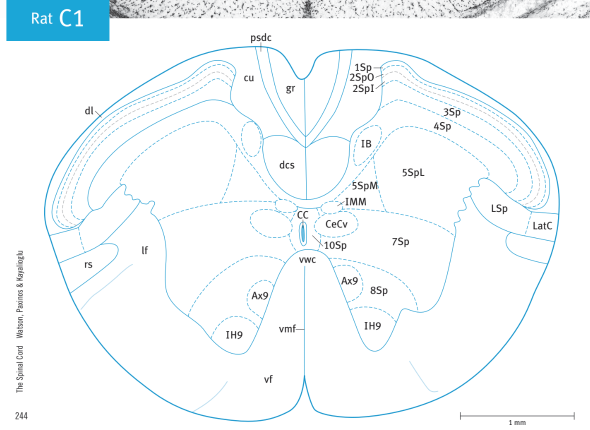
%> input picture digital_watson_paxinos_atlas/C1.png, 1179 x 860 px (shown at 1/2 size)
$ octave scatlas_create_mirror_image.m   (GNU Octave 9; MATLAB toolbox functions it lacks are replaced by stand-ins)
%> lines starting %> are read from the running program, lines starting %| are printed output that depends on the picture
### dependencies/make_nii.m
%  Make NIfTI structure specified by an N-D matrix. Usually, N is 3 for
%  3D matrix [x y z], or 4 for 4D matrix with time series [x y z t].
%  Optional parameters can also be included, such as: voxel_size,
%  origin, datatype, and description.
%
%  Once the NIfTI structure is made, it can be saved into NIfTI file
%  using "save_nii" command (for more detail, type: help save_nii).
%
%  Usage: nii = make_nii(img, [voxel_size], [origin], [datatype], [description])
%
%  Where:
%
%	img:		Usually, img is a 3D matrix [x y z], or a 4D
%			matrix with time series [x y z t]. However,
%			NIfTI allows a maximum of 7D matrix. When the
%			image is in RGB format, make sure that the size
%			of 4th dimension is always 3 (i.e. [R G B]). In
%			that case, make sure that you must specify RGB
%			datatype, which is either 128 or 511.
%
%	voxel_size (optional):	Voxel size in millimeter for each
%				dimension. Default is [1 1 1].
%
%	origin (optional):	The AC origin. Default is [0 0 0].
%
%	datatype (optional):	Storage data type:
%		2 - uint8,  4 - int16,  8 - int32,  16 - float32,
%		32 - complex64,  64 - float64,  128 - RGB24,
%		256 - int8,  511 - RGB96,  512 - uint16,
%		768 - uint32,  1792 - complex128
%			Default will use the data type of 'img' matrix
%			For RGB image, you must specify it to either 128
%			or 511.
%
%	description (optional):	Description of data. Default is ''.
%
%  e.g.:
%     origin = [33 44 13]; datatype = 64;
%     nii = make_nii(img, [], origin, datatype);    % default voxel_size
%
%  NIFTI data format can be found on: http://nifti.nimh.nih.gov
%
%  - Jimmy Shen (jimmy@rotman-baycrest.on.ca)
%
function nii = make_nii(varargin)

   nii.img = varargin{1};
   dims = size(nii.img);
   dims = [length(dims) dims ones(1,8)];
   dims = dims(1:8);

   voxel_size = [0 ones(1,7)];
   origin = zeros(1,5);
   descrip = '';

   switch class(nii.img)
      case 'uint8'
         datatype = 2;
      case 'int16'
         datatype = 4;
      case 'int32'
         datatype = 8;
      case 'single'
         if isreal(nii.img)
            datatype = 16;
         else
            datatype = 32;
         end
      case 'double'
         if isreal(nii.img)
            datatype = 64;
         else
            datatype = 1792;
         end
      case 'int8'
         datatype = 256;
      case 'uint16'
         datatype = 512;
      case 'uint32'
         datatype = 768;
      otherwise
         error('Datatype is not supported by make_nii.');
   end

   if nargin > 1 & ~isempty(varargin{2})
      voxel_size(2:4) = double(varargin{2});
   end

   if nargin > 2 & ~isempty(varargin{3})
      origin(1:3) = double(varargin{3});
   end

   if nargin > 3 & ~isempty(varargin{4})
      datatype = double(varargin{4});

      if datatype == 128 | datatype == 511
         dims(5) = [];
         dims(1) = dims(1) - 1;
         dims = [dims 1];
      end
   end

   if nargin > 4 & ~isempty(varargin{5})
      descrip = varargin{5};
   end

   if ndims(nii.img) > 7
      error('NIfTI only allows a maximum of 7 Dimension matrix.');
   end

   maxval = round(double(max(nii.img(:))));
   minval = round(double(min(nii.img(:))));

   nii.hdr = make_header(dims, voxel_size, origin, datatype, ...
	descrip, maxval, minval);

   switch nii.hdr.dime.datatype
   case 2
      nii.img = uint8(nii.img);
   case 4
      nii.img = int16(nii.img);
   case 8
      nii.img = int32(nii.img);
   case 16
      nii.img = single(nii.img);
   case 32
      nii.img = single(nii.img);
   case 64
      nii.img = double(nii.img);
   case 128
      nii.img = uint8(nii.img);
   case 256
      nii.img = int8(nii.img);
   case 511
      img = double(nii.img(:));
      img = single((img - min(img))/(max(img) - min(img)));
      nii.img = reshape(img, size(nii.img));
      nii.hdr.dime.glmax = double(max(img));
      nii.hdr.dime.glmin = double(min(img));
   case 512
      nii.img = uint16(nii.img);
   case 768
      nii.img = uint32(nii.img);
   case 1792
      nii.img = double(nii.img);
   otherwise
      error('Datatype is not supported by make_nii.');
   end

   return;					% make_nii


%---------------------------------------------------------------------
function hdr = make_header(dims, voxel_size, origin, datatype, ...
	descrip, maxval, minval)

   hdr.hk   = header_key;
   hdr.dime = image_dimension(dims, voxel_size, datatype, maxval, minval);
   hdr.hist = data_history(origin, descrip);

   return;					% make_header


%---------------------------------------------------------------------
function hk = header_key

    hk.sizeof_hdr       = 348;			% must be 348!
    hk.data_type        = '';
    hk.db_name          = '';
    hk.extents          = 0;
    hk.session_error    = 0;
    hk.regular          = 'r';
    hk.dim_info         = 0;

    return;					% header_key


%---------------------------------------------------------------------
function dime = image_dimension(dims, voxel_size, datatype, maxval, minval)

   dime.dim = dims;
   dime.intent_p1 = 0;
   dime.intent_p2 = 0;
   dime.intent_p3 = 0;
   dime.intent_code = 0;
   dime.datatype = datatype;

   switch dime.datatype
   case 2,
      dime.bitpix = 8;  precision = 'uint8';
   case 4,
      dime.bitpix = 16; precision = 'int16';
   case 8,
      dime.bitpix = 32; precision = 'int32';
   case 16,
      dime.bitpix = 32; precision = 'float32';
   case 32,
      dime.bitpix = 64; precision = 'float32';
   case 64,
      dime.bitpix = 64; precision = 'float64';
   case 128
      dime.bitpix = 24;  precision = 'uint8';
   case 256
      dime.bitpix = 8;  precision = 'int8';
   case 511
      dime.bitpix = 96;  precision = 'float32';
   case 512
      dime.bitpix = 16; precision = 'uint16';
   case 768
      dime.bitpix = 32; precision = 'uint32';
   case 1792,
      dime.bitpix = 128; precision = 'float64';
   otherwise
      error('Datatype is not supported by make_nii.');
   end

   dime.slice_start = 0;
   dime.pixdim = voxel_size;
   dime.vox_offset = 0;
   dime.scl_slope = 0;
   dime.scl_inter = 0;
   dime.slice_end = 0;
   dime.slice_code = 0;
   dime.xyzt_units = 0;
   dime.cal_max = 0;
   dime.cal_min = 0;
   dime.slice_duration = 0;
   dime.toffset = 0;
   dime.glmax = maxval;
   dime.glmin = minval;

   return;					% image_dimension


%---------------------------------------------------------------------
function hist = data_history(origin, descrip)

   hist.descrip = descrip;
   hist.aux_file = 'none';
   hist.qform_code = 0;
   hist.sform_code = 0;
   hist.quatern_b = 0;
   hist.quatern_c = 0;
   hist.quatern_d = 0;
   hist.qoffset_x = 0;
   hist.qoffset_y = 0;
   hist.qoffset_z = 0;
   hist.srow_x = zeros(1,4);
   hist.srow_y = zeros(1,4);
   hist.srow_z = zeros(1,4);
   hist.intent_name = '';
   hist.magic = '';
   hist.originator = origin;

   return;					% data_history

### dependencies/save_nii_v2.m
%  Save NIFTI dataset. Support both *.nii and *.hdr/*.img file extension.
%  If file extension is not provided, *.hdr/*.img will be used as default.
%
%  Usage: save_nii(nii, filename, [old_nii_fname, datatype])
%
%  nii.hdr - struct with NIFTI header fields (from load_nii.m or make_nii.m)
%
%  nii.img - 3D (or 4D) matrix of NIFTI data.
%
%  filename - NIFTI file name.
%
%  old_RGB    - an optional boolean variable to handle special RGB data
%       sequence [R1 R2 ... G1 G2 ... B1 B2 ...] that is used only by
%       AnalyzeDirect (Analyze Software). Since both NIfTI and Analyze
%       file format use RGB triple [R1 G1 B1 R2 G2 B2 ...] sequentially
%       for each voxel, this variable is set to FALSE by default. If you
%       would like the saved image only to be opened by AnalyzeDirect
%       Software, set old_RGB to TRUE (or 1). It will be set to 0, if it
%       is default or empty.
%
%  Tip: to change the data type, set nii.hdr.dime.datatype,
%	and nii.hdr.dime.bitpix to:
%
%     0 None                     (Unknown bit per voxel) % DT_NONE, DT_UNKNOWN
%     1 Binary                         (ubit1, bitpix=1) % DT_BINARY
%     2 Unsigned char         (uchar or uint8, bitpix=8) % DT_UINT8, NIFTI_TYPE_UINT8
%     4 Signed short                  (int16, bitpix=16) % DT_INT16, NIFTI_TYPE_INT16
%     8 Signed integer                (int32, bitpix=32) % DT_INT32, NIFTI_TYPE_INT32
%    16 Floating point    (single or float32, bitpix=32) % DT_FLOAT32, NIFTI_TYPE_FLOAT32
%    32 Complex, 2 float32      (Use float32, bitpix=64) % DT_COMPLEX64, NIFTI_TYPE_COMPLEX64
%    64 Double precision  (double or float64, bitpix=64) % DT_FLOAT64, NIFTI_TYPE_FLOAT64
%   128 uint RGB                  (Use uint8, bitpix=24) % DT_RGB24, NIFTI_TYPE_RGB24
%   256 Signed char            (schar or int8, bitpix=8) % DT_INT8, NIFTI_TYPE_INT8
%   511 Single RGB              (Use float32, bitpix=96) % DT_RGB96, NIFTI_TYPE_RGB96
%   512 Unsigned short               (uint16, bitpix=16) % DT_UNINT16, NIFTI_TYPE_UNINT16
%   768 Unsigned integer             (uint32, bitpix=32) % DT_UNINT32, NIFTI_TYPE_UNINT32
%  1024 Signed long long              (int64, bitpix=64) % DT_INT64, NIFTI_TYPE_INT64
%  1280 Unsigned long long           (uint64, bitpix=64) % DT_UINT64, NIFTI_TYPE_UINT64
%  1536 Long double, float128  (Unsupported, bitpix=128) % DT_FLOAT128, NIFTI_TYPE_FLOAT128
%  1792 Complex128, 2 float64  (Use float64, bitpix=128) % DT_COMPLEX128, NIFTI_TYPE_COMPLEX128
%  2048 Complex256, 2 float128 (Unsupported, bitpix=256) % DT_COMPLEX128, NIFTI_TYPE_COMPLEX128
%
%  Part of this file is copied and modified from:
%  http://www.mathworks.com/matlabcentral/fileexchange/1878-mri-analyze-tools
%
%  NIFTI data format can be found on: http://nifti.nimh.nih.gov
%
%  - Jimmy Shen (jimmy@rotman-baycrest.on.ca)
%  - "old_RGB" related codes in "save_nii.m" are added by Mike Harms (2006.06.28)
%
function save_nii_v2(nii, fileprefix, old_nii_fname,datatype)
if ~isstruct(nii)
    if exist('old_nii_fname','var')
        img = nii;
        nii = load_nii(old_nii_fname,[],[],[],[],[],1);
        for it=1:size(img,4)
            tmp(:,:,:,it) = unxform_nii(nii, img(:,:,:,it));
        end
        if size(unxform_nii(nii, nii.img(:,:,:,1))) ~= size(unxform_nii(nii, img(:,:,:,1))), error('old_nii_fname doesn''t have the same dimension as your new data'); end
        nii.original.img =tmp;
        nii.original.hdr.dime.dim(5)=size(img,4);
        nii = nii.original;
        nii.hdr.dime.vox_offset=0;
        nii.hdr.dime.scl_inter=0;
        nii.hdr.dime.scl_slope=0;
    else
        error('error:usage','Usage: save_nii_v2(Matrix, filename, old_nii_fname)\n old_nii_fname is missing: You need to specify a nifti filename from which the header will be copied.')
    end
end

if exist('datatype','var')
    bittable=  [0 0; % DT_NONE, DT_UNKNOWN
        1 1; % DT_BINARY
        2 8; % DT_UINT8, NIFTI_TYPE_UINT8
        4 16; % DT_INT16, NIFTI_TYPE_INT16
        8 32; % DT_INT32, NIFTI_TYPE_INT32
        16 32; % DT_FLOAT32, NIFTI_TYPE_FLOAT32
        32 64; % DT_COMPLEX64, NIFTI_TYPE_COMPLEX64
        64 64; % DT_FLOAT64, NIFTI_TYPE_FLOAT64
        128 24; % DT_RGB24, NIFTI_TYPE_RGB24
        256 8; % DT_INT8, NIFTI_TYPE_INT8
        511 96; % DT_RGB96, NIFTI_TYPE_RGB96
        512 16; % DT_UNINT16, NIFTI_TYPE_UNINT16
        768 32; % DT_UNINT32, NIFTI_TYPE_UNINT32
        1024 64; % DT_INT64, NIFTI_TYPE_INT64
        1280 64; % DT_UINT64, NIFTI_TYPE_UINT64
        1536 128; % DT_FLOAT128, NIFTI_TYPE_FLOAT128
        1792 128; % DT_COMPLEX128, NIFTI_TYPE_COMPLEX128
        2048 256];
    nii.hdr.dime.datatype=datatype;
    nii.hdr.dime.bitpix=bittable(bittable(:,1)==datatype,2);
end

[path, name, ext1]=fileparts(fileprefix);
if isempty(ext1), fileprefix = [fileprefix '.nii']; end

save_nii(nii,fileprefix)

### scatlas_create_mirror_image.m
%--------------------------------------------------------------------------
% Symmetrization of digital atlas.
%
% - Loop across each png file, which represents the axial view of the
%   Paxinos atlas.
% - Manually delineate the cord and the GM contours, as well as each tract
%   both on the left and right.
% - Symmetrize the generated masks.
%
% Inputs:
%           original atlas: <LEVEL>.png
%
% Outputs:
%           atlas WM mask: C1_WM_reg_reg.nii.gz
%           tracts atlas mask: C1_reg_reg_tracts.nii.gz
%
%--------------------------------------------------------------------------

%% MAKE ATLAS WM MASK

% create empty reference space
clear all
ref=zeros(1300,900);
resfinal = 0.05;
save_nii(make_nii(ref,[resfinal resfinal 1]),'ref_template.nii.gz');
%> (this line was passed over: save_nii is not available in this run)

% Load atlas image and save as nii

level_name='C1';

img_atlas=imread([level_name,'.png']);
%> img_atlas is the input picture: size 860x1179x3 uint8; mean R, G, B 244.2, 248.8, 250.7
img_atlas=rgb2gray(img_atlas);
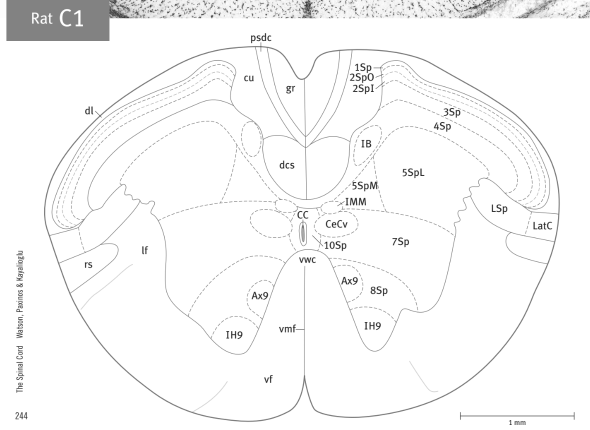
%> img_atlas: size 860x1179 uint8 (shown at 1/2 size); min 32, max 255, mean 247.6
img_atlas=imresize(flip(img_atlas',2),[1300,900]);
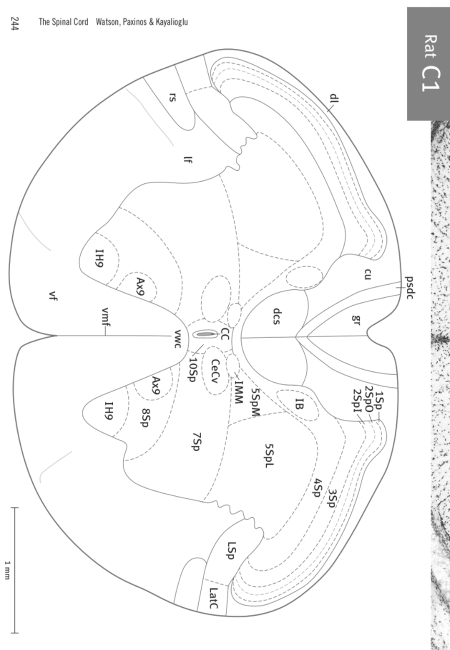
%> img_atlas: size 1300x900 uint8 (shown at 1/2 size); min 19, max 255, mean 247.6

save_nii_v2(img_atlas,[level_name,'.nii.gz'],'ref_template.nii.gz',16);
%> the run ends on the next line

$ run again, with digital_watson_paxinos_atlas/C2.png copied over digital_watson_paxinos_atlas/C1.png
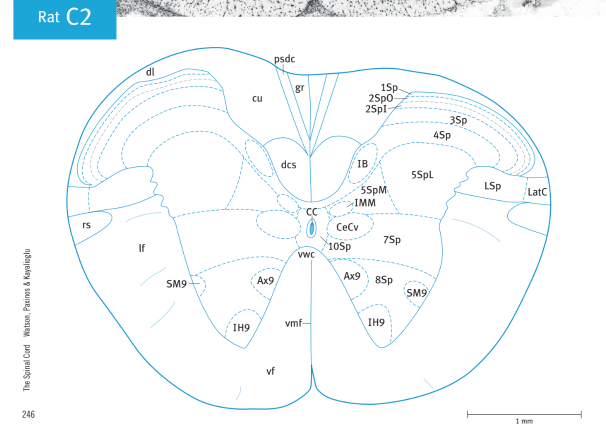
%> input picture digital_watson_paxinos_atlas/C2.png, 1212 x 862 px (shown at 1/2 size)
%> img_atlas is the input picture: size 862x1212x3 uint8; mean R, G, B 245.1, 249.2, 250.9
%> `img_atlas=rgb2gray(img_atlas);`:
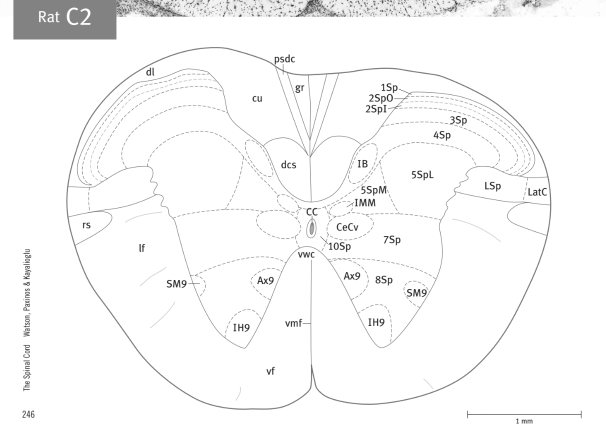
%> img_atlas: size 862x1212 uint8 (shown at 1/2 size); min 31, max 255, mean 248.2
%> `img_atlas=imresize(flip(img_atlas',2),[1300,900]);`:
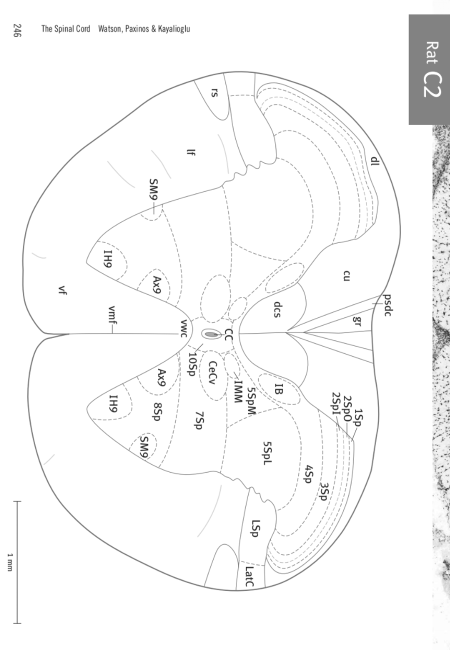
%> img_atlas: size 1300x900 uint8 (shown at 1/2 size); min 17, max 255, mean 248.1

$ run again, with digital_watson_paxinos_atlas/C4.png copied over digital_watson_paxinos_atlas/C1.png
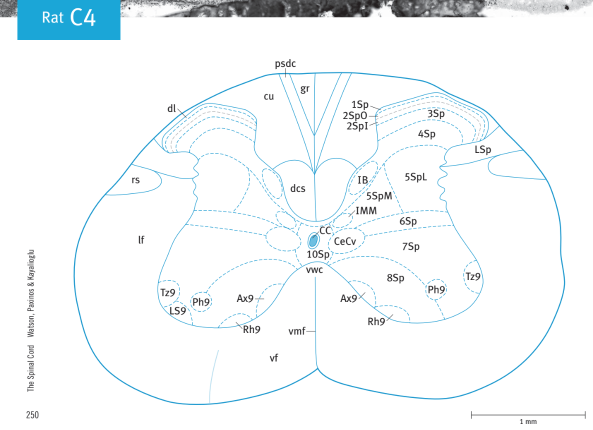
%> input picture digital_watson_paxinos_atlas/C4.png, 1186 x 859 px (shown at 1/2 size)
%> img_atlas is the input picture: size 859x1186x3 uint8; mean R, G, B 242.6, 246.7, 248.4
%> `img_atlas=rgb2gray(img_atlas);`:
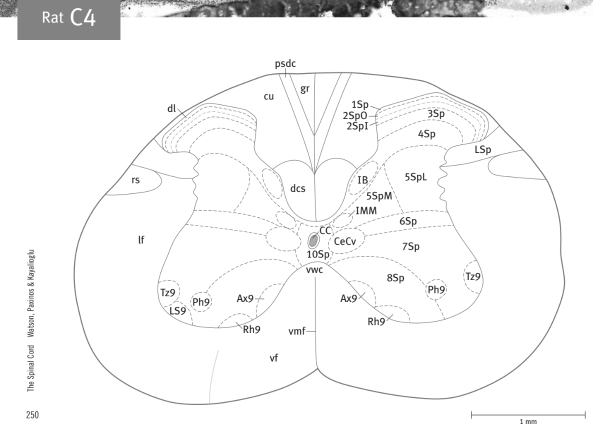
%> img_atlas: size 859x1186 uint8 (shown at 1/2 size); min 32, max 255, mean 245.7
%> `img_atlas=imresize(flip(img_atlas',2),[1300,900]);`:
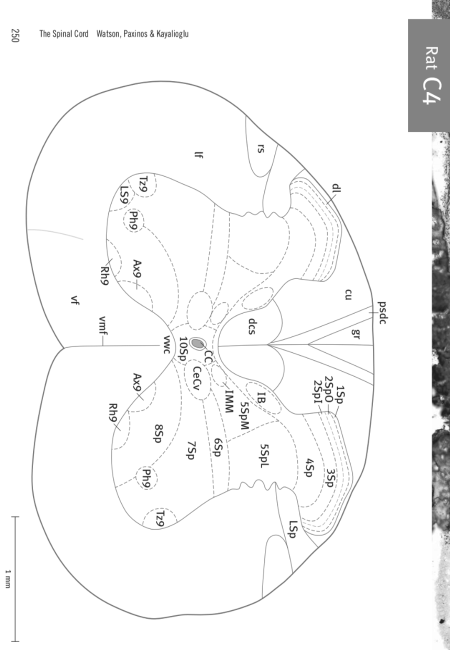
%> img_atlas: size 1300x900 uint8 (shown at 1/2 size); min 16, max 255, mean 245.6
